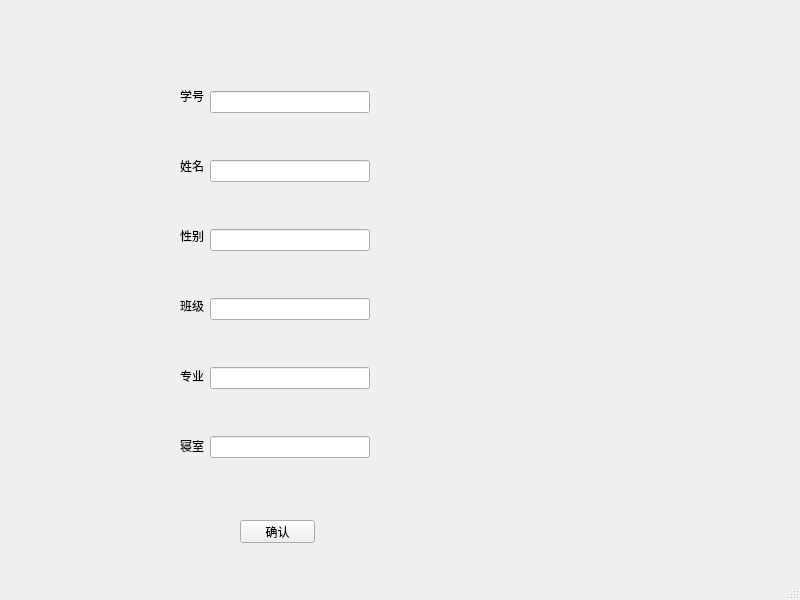
<?xml version="1.0" encoding="UTF-8"?>
<ui version="4.0">
 <class>MainWindow</class>
 <widget class="QMainWindow" name="MainWindow">
  <property name="geometry">
   <rect>
    <x>0</x>
    <y>0</y>
    <width>800</width>
    <height>600</height>
   </rect>
  </property>
  <property name="windowTitle">
   <string>MainWindow</string>
  </property>
  <widget class="QWidget" name="centralwidget">
   <widget class="QWidget" name="verticalLayoutWidget">
    <property name="geometry">
     <rect>
      <x>210</x>
      <y>50</y>
      <width>160</width>
      <height>451</height>
     </rect>
    </property>
    <layout class="QVBoxLayout" name="verticalLayout">
     <item>
      <widget class="QLineEdit" name="idnum"/>
     </item>
     <item>
      <widget class="QLineEdit" name="name"/>
     </item>
     <item>
      <widget class="QLineEdit" name="gender"/>
     </item>
     <item>
      <widget class="QLineEdit" name="classnum"/>
     </item>
     <item>
      <widget class="QLineEdit" name="subject"/>
     </item>
     <item>
      <widget class="QLineEdit" name="domitory"/>
     </item>
    </layout>
   </widget>
   <widget class="QLabel" name="label">
    <property name="geometry">
     <rect>
      <x>180</x>
      <y>90</y>
      <width>54</width>
      <height>12</height>
     </rect>
    </property>
    <property name="text">
     <string>学号</string>
    </property>
   </widget>
   <widget class="QLabel" name="label_2">
    <property name="geometry">
     <rect>
      <x>180</x>
      <y>160</y>
      <width>54</width>
      <height>12</height>
     </rect>
    </property>
    <property name="text">
     <string>姓名</string>
    </property>
   </widget>
   <widget class="QLabel" name="label_3">
    <property name="geometry">
     <rect>
      <x>180</x>
      <y>230</y>
      <width>54</width>
      <height>12</height>
     </rect>
    </property>
    <property name="text">
     <string>性别</string>
    </property>
   </widget>
   <widget class="QLabel" name="label_4">
    <property name="geometry">
     <rect>
      <x>180</x>
      <y>300</y>
      <width>54</width>
      <height>12</height>
     </rect>
    </property>
    <property name="text">
     <string>班级</string>
    </property>
   </widget>
   <widget class="QLabel" name="label_5">
    <property name="geometry">
     <rect>
      <x>180</x>
      <y>370</y>
      <width>54</width>
      <height>12</height>
     </rect>
    </property>
    <property name="text">
     <string>专业</string>
    </property>
   </widget>
   <widget class="QLabel" name="label_6">
    <property name="geometry">
     <rect>
      <x>180</x>
      <y>440</y>
      <width>54</width>
      <height>12</height>
     </rect>
    </property>
    <property name="text">
     <string>寝室</string>
    </property>
   </widget>
   <widget class="QPushButton" name="pushButton">
    <property name="geometry">
     <rect>
      <x>240</x>
      <y>520</y>
      <width>75</width>
      <height>23</height>
     </rect>
    </property>
    <property name="text">
     <string>确认</string>
    </property>
   </widget>
  </widget>
  <widget class="QMenuBar" name="menubar">
   <property name="geometry">
    <rect>
     <x>0</x>
     <y>0</y>
     <width>800</width>
     <height>22</height>
    </rect>
   </property>
  </widget>
  <widget class="QStatusBar" name="statusbar"/>
 </widget>
 <resources/>
 <connections/>
</ui>
